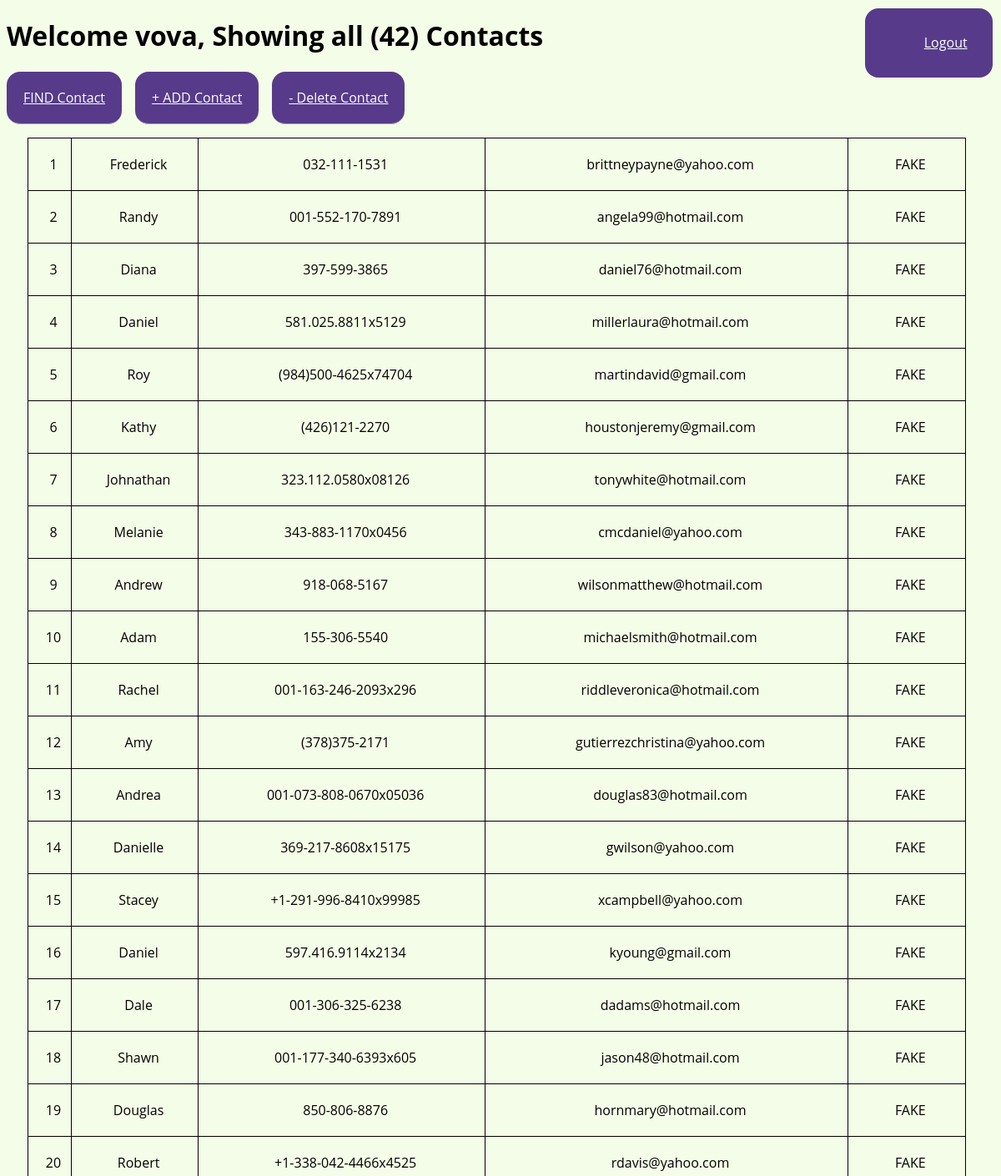
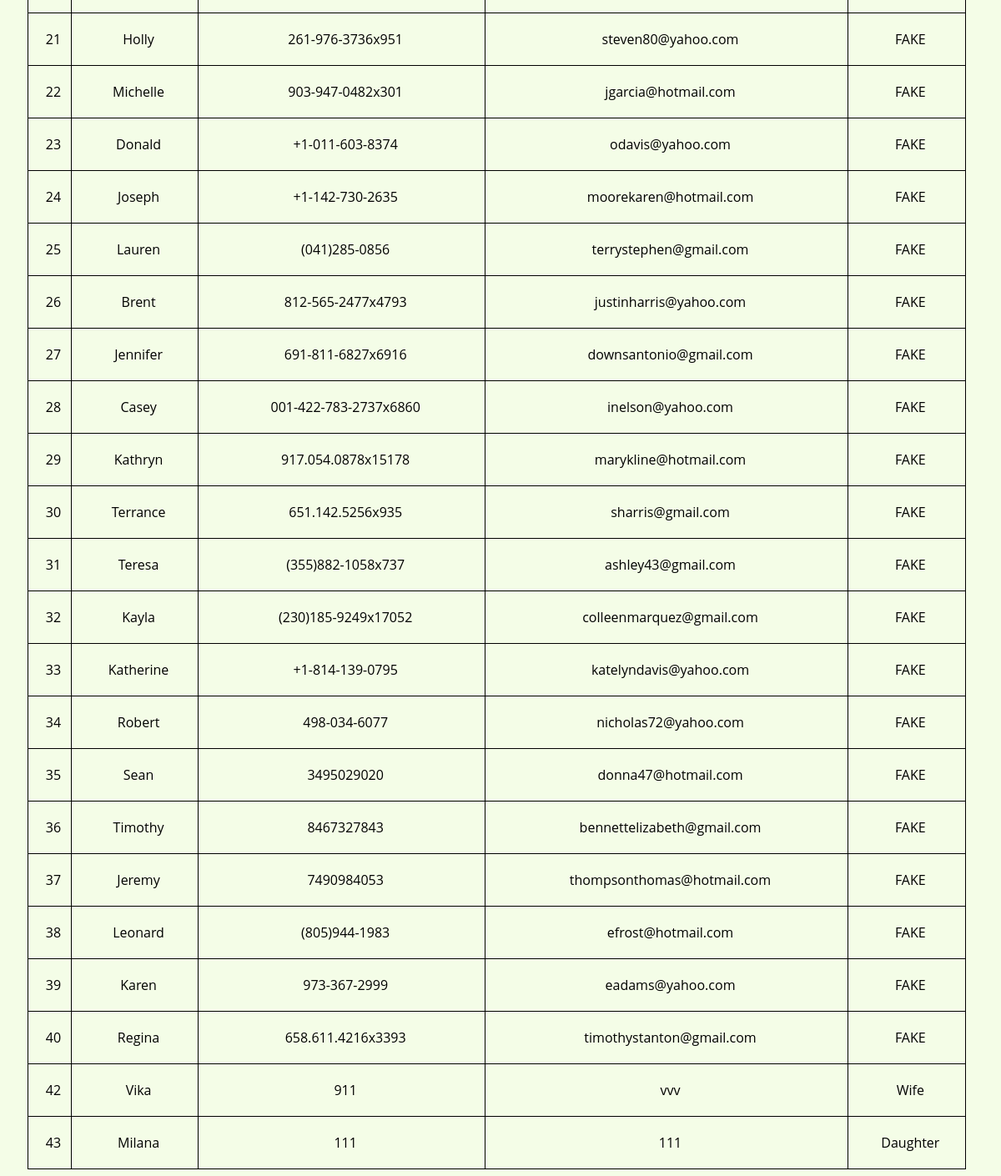
/mainpage (signed in), run on the app's committed database (2 pictures, top to bottom).
### src/models.py (models this page shows, shortened)
class Contact(db.Model):
    __tablename__ = 'contacts'
    id = db.Column(db.Integer, primary_key=True)
    name = db.Column(db.String(120), nullable=False)
    phone = db.Column(db.String(20), unique=True, nullable=False)
    email = db.Column(db.String(120), unique=True, nullable=True)
    notes = db.Column(db.String(120), unique=False, nullable=True)
    user_id = db.Column(db.Integer, ForeignKey('users.id'), nullable=False)
    user = relationship('User', cascade='all, delete', back_populates='contacts')

### src/routes.py (the view)
@app.route('/mainpage', methods=['GET', 'POST'], strict_slashes=False)
def main_table():
    auth = True if 'username' in session else False
    if request.method == 'POST' and request.form['submit'] == "Add":
        name = request.form.get("name")
        phone = request.form.get("phone")
        email = request.form.get("email")
        notes = request.form.get("notes")
        user_id = session['username']['id']
        users.create_contact(name, phone,email, notes, user_id)
        return redirect(url_for('main_table'))
    elif request.method == 'POST' and request.form['submit'] == "Delete":
        name = request.form.get("name")
        user_id = session['username']['id']
        users.delete_contact(name, user_id)
        return redirect(url_for('main_table'))
    elif request.method == 'POST' and request.form['submit'] == "Find":
        name = request.form.get("name")
        user_id = session['username']['id']
        user = users.find_contact(name, user_id)
        return render_template('find.html', auth=auth, users=user)
    else:
        if not auth:
            return redirect(request.url)
        allcontacts = phonebook.get_phonebook_user(session['username']['id'])
        user_name = session['username']['username']
        contacts_amount = len(allcontacts)
        return render_template('mainPage.html', username=user_name, contacts_amount = contacts_amount, auth=auth, contacts = allcontacts)

### src/phonebook.py (called while the page is built)
def get_phonebook_user(user_id):
    return db.session.query(models.Contact).filter(models.Contact.user_id == user_id).all()

### src/routes.py (called while the page is built)
@app.before_request
def before_func():
    auth = True if 'username' in session else False
    if not auth:
        token_user = request.cookies.get('username')
        if token_user:
            user = users.get_user_by_token(token_user)
            if user:
                session['username'] = {"username": user.username, "id": user.id}

### Templates/mainPage.html (shortened to what this page needs)
<!DOCTYPE html>
<html lang="en">
  <head>
    <link rel="stylesheet" href="../static/css/mainPage.css" />
  </head>
      <div class="main_content">
        <div class="header">
          <h1>Welcome {{username}}, Showing all ({{contacts_amount}}) Contacts</h1>
            <div class="nav_icons">
              <div class="links">
              <ul>
                 <li><a href="{{url_for('logout')}}" class="btn" >Logout</a></li>
              </ul>
              </div>
            </div>
        </div>
          <div class="nav_icons">
              <a href="#myModal3" class="Find contact">FIND Contact</a>
                <a href="#myModal01"  class="add contact">+ ADD Contact </a>
            <a href="#myModal2" class="Delete contact"> - Delete Contact</a>
          </div>
        </div>
  <div id="p" class="contactlist">
         <table>
           {% for i in contacts %}
           <tr class='success'>
             <td>{{ i.id }}</td>
             <td>{{ i.name }}</td>
             <td>{{ i.phone }}</td>
             <td>{{ i.email }}</td>
               <td>{{ i.notes }}</td>
           </tr>
           {% endfor %}
         </table>
  </div>
  </body>
</html>

### static/css/mainPage.css (style rules this page uses)
.nav_icons { display: flex; gap: 1em; }
.contactlist table { margin-left: 25px; padding-right: 25px; border-collapse: collapse; width: 95%; }
.contactlist table tr { padding-left: 25px; margin-right: 25px; border-bottom: 1px solid grey; }
.contactlist table tr td { padding-top: 20px; padding-bottom: 20px; padding-left: 10px; }
.main_content .contact { color: #fff !important; background-color: #573b8a; border-radius: 16px; text-transform: capitalize; display: flex; align-items: center; justify-content: space-between; padding: 20px; border-bottom: 1px solid #aaa; }
table { width: 100%; justify-content: center; }
td { text-align: left; }
.links ul { list-style: none; align-items: center; }
.links { position: absolute; top: 10px; right: 10px; display: inline-block; padding: 0.9rem 1.9rem; color: #fff; background-color: #573b8a; border-radius: 16px; text-transform: capitalize; transition: 0.3s; }
.btn { color: white; }
table, th, td { margin-top: 1em; text-align: center; border: 1px solid; }

### data on the page
Contact: id "1", name "Frederick", phone "032-111-1531", email "brittneypayne@yahoo.com", notes "FAKE"
Contact: id "2", name "Randy", phone "001-552-170-7891", email "angela99@hotmail.com", notes "FAKE"
Contact: id "3", name "Diana", phone "397-599-3865", email "daniel76@hotmail.com", notes "FAKE"
Contact: id "4", name "Daniel", phone "581.025.8811x5129", email "millerlaura@hotmail.com", notes "FAKE"
Contact: id "5", name "Roy", phone "(984)500-4625x74704", email "martindavid@gmail.com", notes "FAKE"
Contact: id "6", name "Kathy", phone "(426)121-2270", email "houstonjeremy@gmail.com", notes "FAKE"
Contact: id "7", name "Johnathan", phone "323.112.0580x08126", email "tonywhite@hotmail.com", notes "FAKE"
Contact: id "8", name "Melanie", phone "343-883-1170x0456", email "cmcdaniel@yahoo.com", notes "FAKE"
Contact: id "9", name "Andrew", phone "918-068-5167", email "wilsonmatthew@hotmail.com", notes "FAKE"
Contact: id "10", name "Adam", phone "155-306-5540", email "michaelsmith@hotmail.com", notes "FAKE"
Contact: id "11", name "Rachel", phone "001-163-246-2093x296", email "riddleveronica@hotmail.com", notes "FAKE"
Contact: id "12", name "Amy", phone "(378)375-2171", email "gutierrezchristina@yahoo.com", notes "FAKE"
Contact: id "13", name "Andrea", phone "001-073-808-0670x05036", email "douglas83@hotmail.com", notes "FAKE"
Contact: id "14", name "Danielle", phone "369-217-8608x15175", email "gwilson@yahoo.com", notes "FAKE"
Contact: id "15", name "Stacey", phone "+1-291-996-8410x99985", email "xcampbell@yahoo.com", notes "FAKE"
Contact: id "16", name "Daniel", phone "597.416.9114x2134", email "kyoung@gmail.com", notes "FAKE"
Contact: id "17", name "Dale", phone "001-306-325-6238", email "dadams@hotmail.com", notes "FAKE"
Contact: id "18", name "Shawn", phone "001-177-340-6393x605", email "jason48@hotmail.com", notes "FAKE"
Contact: id "19", name "Douglas", phone "850-806-8876", email "hornmary@hotmail.com", notes "FAKE"
Contact: id "20", name "Robert", phone "+1-338-042-4466x4525", email "rdavis@yahoo.com", notes "FAKE"
Contact: id "21", name "Holly", phone "261-976-3736x951", email "steven80@yahoo.com", notes "FAKE"
Contact: id "22", name "Michelle", phone "903-947-0482x301", email "jgarcia@hotmail.com", notes "FAKE"
Contact: id "23", name "Donald", phone "+1-011-603-8374", email "odavis@yahoo.com", notes "FAKE"
Contact: id "24", name "Joseph", phone "+1-142-730-2635", email "moorekaren@hotmail.com", notes "FAKE"
Contact: id "25", name "Lauren", phone "(041)285-0856", email "terrystephen@gmail.com", notes "FAKE"
Contact: id "26", name "Brent", phone "812-565-2477x4793", email "justinharris@yahoo.com", notes "FAKE"
Contact: id "27", name "Jennifer", phone "691-811-6827x6916", email "downsantonio@gmail.com", notes "FAKE"
Contact: id "28", name "Casey", phone "001-422-783-2737x6860", email "inelson@yahoo.com", notes "FAKE"
Contact: id "29", name "Kathryn", phone "917.054.0878x15178", email "marykline@hotmail.com", notes "FAKE"
Contact: id "30", name "Terrance", phone "651.142.5256x935", email "sharris@gmail.com", notes "FAKE"
Contact: id "31", name "Teresa", phone "(355)882-1058x737", email "ashley43@gmail.com", notes "FAKE"
Contact: id "32", name "Kayla", phone "(230)185-9249x17052", email "colleenmarquez@gmail.com", notes "FAKE"
Contact: id "33", name "Katherine", phone "+1-814-139-0795", email "katelyndavis@yahoo.com", notes "FAKE"
Contact: id "34", name "Robert", phone "498-034-6077", email "nicholas72@yahoo.com", notes "FAKE"
Contact: id "35", name "Sean", phone "3495029020", email "donna47@hotmail.com", notes "FAKE"
Contact: id "36", name "Timothy", phone "8467327843", email "bennettelizabeth@gmail.com", notes "FAKE"
Contact: id "37", name "Jeremy", phone "7490984053", email "thompsonthomas@hotmail.com", notes "FAKE"
Contact: id "38", name "Leonard", phone "(805)944-1983", email "efrost@hotmail.com", notes "FAKE"
Contact: id "39", name "Karen", phone "973-367-2999", email "eadams@yahoo.com", notes "FAKE"
Contact: id "40", name "Regina", phone "658.611.4216x3393", email "timothystanton@gmail.com", notes "FAKE"
Contact: id "42", name "Vika", phone "911", email "vvv", notes "Wife"
Contact: id "43", name "Milana", phone "111", email "111", notes "Daughter"

### other printed values
{{ username }} "vova"
{{ contacts_amount }} "42"
